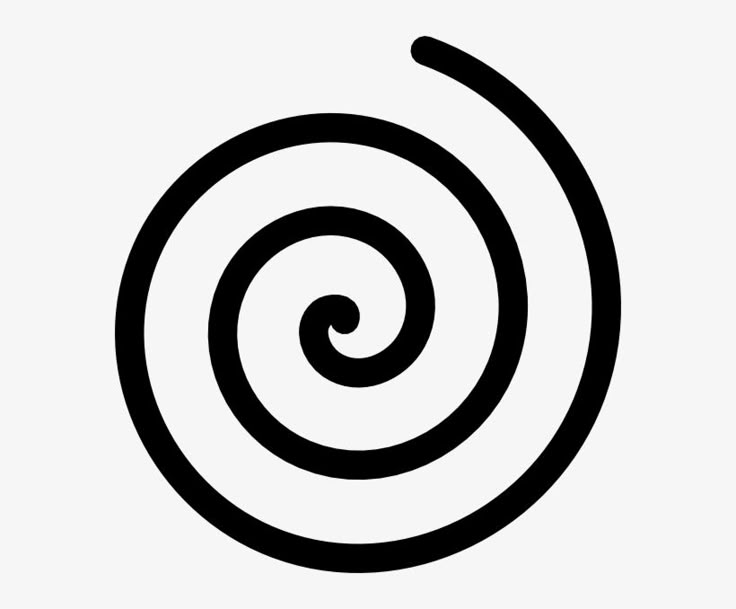
#> input picture Modulo_05/img/espiral.jpg, 736 x 609 px, given in place of the camera
$ python analisis_fourier_cv2.py
#> lines starting #> are read from the running program, lines starting #| are printed output that depends on the picture
import cv2
import numpy as np

def spectrum(img):
    img = np.float32(img)
    img_dft =  cv2.dft(img, flags = cv2.DFT_COMPLEX_OUTPUT)
    img_dft_shifted = np.fft.fftshift(img_dft)
    img_mag = cv2.magnitude(img_dft_shifted[:,:,0], img_dft_shifted[:,:,1])
    return np.log(img_mag + 1)

# Captura desde la fuente default
camara = cv2.VideoCapture(0)

print("Oprime q para salir de la captura de camara")
while camara.isOpened():
    while True:
        ret, frame = camara.read()
#> frame is the input picture: shape (609, 736, 3); min 0, max 255, mean 203
        if not ret:
            print("Error al leer frame desde la cámara")
            break

        # Obtener espectro y mostrarla
        frame_y = cv2.cvtColor(frame, cv2.COLOR_BGR2GRAY)
        frame_fft = spectrum(frame_y)
#> in spectrum, `return np.log(img_mag + 1)`:
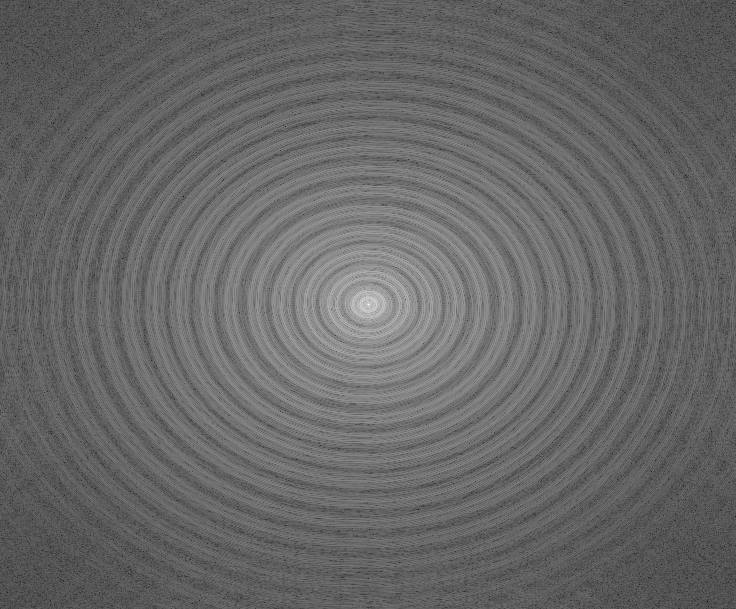
#> returned value: shape (609, 736) float32; min 0.831, max 18.33, mean 7.93; drawn with min black and max white

        # Se normaliza y cambia a tipo uint8. cv2.imshow necesita este formato
        # de la imagen para mostarlo (de 0 a 255)
        cv2.normalize(frame_fft, frame_fft, 0, 255, cv2.NORM_MINMAX)
        mag = np.uint8(frame_fft)

        frame_show = np.hstack((frame_y, mag))
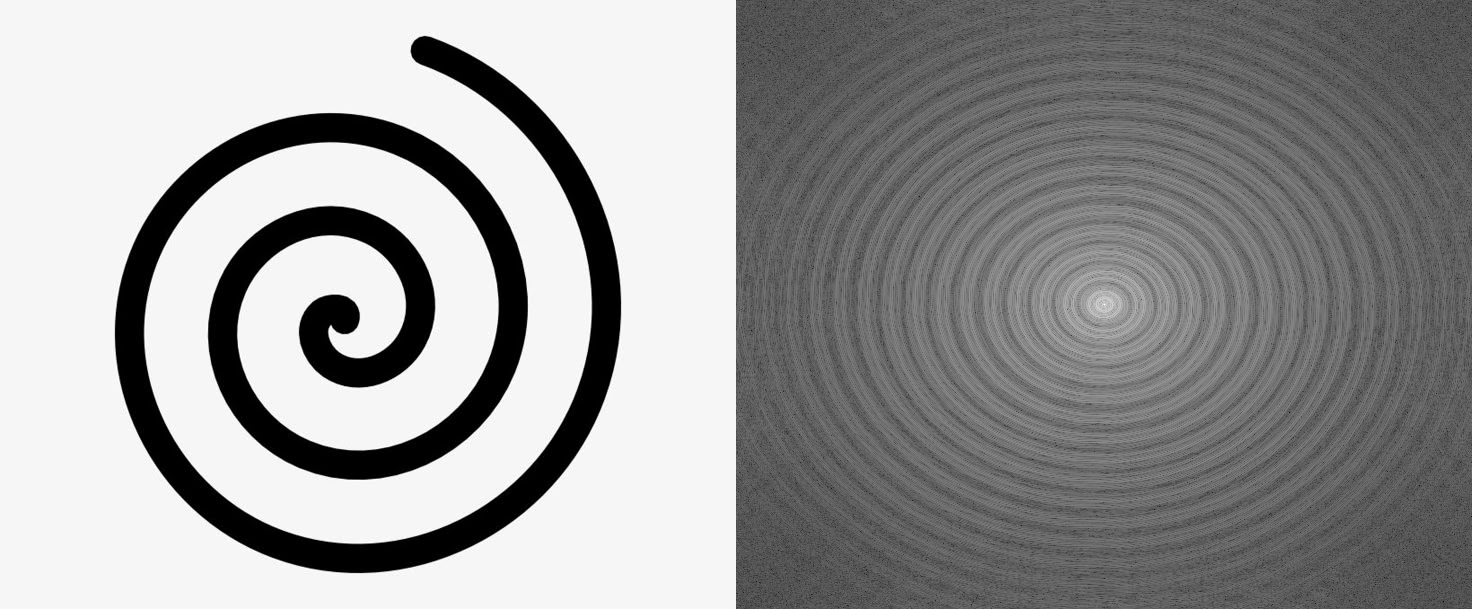
#> frame_show: shape (609, 1472); min 0, max 255, mean 153


        cv2.imshow("Camara", frame_show)
        if cv2.waitKey(1) & 0xFF == ord('q'):
#> (key q is pressed here)
            break
    break

camara.release()
cv2.destroyAllWindows()

"""
Tarea:
Probar con cuatro imágenes de letras.
Barras horizontales
Barras Verticales
Una malla

Preguntas:
¿Qué se observa con cada imagen en el espectro?
¿Qué pasa con el espectro si vas girando la imagen?
¿Cómo crees que la transformada de Fourier pueda ayudar a detectar formas y cambios de dirección en imágenes?
"""
